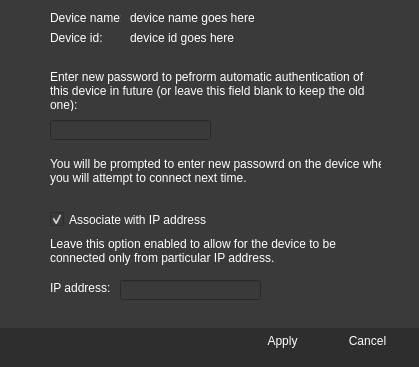
<?xml version="1.0" encoding="UTF-8"?>
<ui version="4.0">
 <class>EditUserDialog</class>
 <widget class="QDialog" name="EditUserDialog">
  <property name="geometry">
   <rect>
    <x>0</x>
    <y>0</y>
    <width>419</width>
    <height>367</height>
   </rect>
  </property>
  <property name="sizePolicy">
   <sizepolicy hsizetype="Fixed" vsizetype="Fixed">
    <horstretch>0</horstretch>
    <verstretch>0</verstretch>
   </sizepolicy>
  </property>
  <property name="minimumSize">
   <size>
    <width>419</width>
    <height>367</height>
   </size>
  </property>
  <property name="maximumSize">
   <size>
    <width>419</width>
    <height>367</height>
   </size>
  </property>
  <property name="windowTitle">
   <string>Edit Device</string>
  </property>
  <property name="styleSheet">
   <string notr="true">background-color: rgb(58,58,58); 
selection-background-color: rgb(67, 67, 67);
color: rgb(255, 255, 255);
</string>
  </property>
  <widget class="QWidget" name="widget" native="true">
   <property name="geometry">
    <rect>
     <x>0</x>
     <y>328</y>
     <width>421</width>
     <height>41</height>
    </rect>
   </property>
   <property name="styleSheet">
    <string>background-color: rgb(46, 46, 46);
border:none;</string>
   </property>
   <widget class="QPushButton" name="closeButton">
    <property name="geometry">
     <rect>
      <x>330</x>
      <y>0</y>
      <width>75</width>
      <height>25</height>
     </rect>
    </property>
    <property name="styleSheet">
     <string>background-image: url(:/Resources/ButtonNormal.png); 
border: none;
color: rgb(255, 255, 255);
font: bold 8pt &quot;MS Shell Dlg 2&quot;;</string>
    </property>
    <property name="text">
     <string>Cancel</string>
    </property>
   </widget>
   <widget class="QPushButton" name="closeButton_2">
    <property name="geometry">
     <rect>
      <x>245</x>
      <y>0</y>
      <width>75</width>
      <height>25</height>
     </rect>
    </property>
    <property name="styleSheet">
     <string>background-image: url(:/Resources/ButtonNormal.png); 
border: none;
color: rgb(255, 255, 255);
font: bold 8pt &quot;MS Shell Dlg 2&quot;;</string>
    </property>
    <property name="text">
     <string>Apply</string>
    </property>
   </widget>
  </widget>
  <widget class="QLabel" name="label">
   <property name="geometry">
    <rect>
     <x>50</x>
     <y>70</y>
     <width>331</width>
     <height>41</height>
    </rect>
   </property>
   <property name="text">
    <string>Enter new password to pefrorm automatic authentication of this device in future (or leave this field blank to keep the old one):</string>
   </property>
   <property name="wordWrap">
    <bool>true</bool>
   </property>
  </widget>
  <widget class="QLineEdit" name="password_">
   <property name="geometry">
    <rect>
     <x>50</x>
     <y>120</y>
     <width>161</width>
     <height>20</height>
    </rect>
   </property>
   <property name="echoMode">
    <enum>QLineEdit::Password</enum>
   </property>
  </widget>
  <widget class="QLabel" name="label_2">
   <property name="geometry">
    <rect>
     <x>50</x>
     <y>150</y>
     <width>331</width>
     <height>41</height>
    </rect>
   </property>
   <property name="text">
    <string>You will be prompted to enter new passowrd on the device when 
you will attempt to connect next time.</string>
   </property>
  </widget>
  <widget class="Line" name="line_4">
   <property name="geometry">
    <rect>
     <x>0</x>
     <y>310</y>
     <width>421</width>
     <height>18</height>
    </rect>
   </property>
   <property name="styleSheet">
    <string>background-image: url(:/Resources/SeparatorBottom.png); 
border: none;</string>
   </property>
   <property name="orientation">
    <enum>Qt::Horizontal</enum>
   </property>
  </widget>
  <widget class="QCheckBox" name="associateWithIp_">
   <property name="geometry">
    <rect>
     <x>50</x>
     <y>210</y>
     <width>171</width>
     <height>19</height>
    </rect>
   </property>
   <property name="styleSheet">
    <string notr="true">
</string>
   </property>
   <property name="text">
    <string>Associate with IP address</string>
   </property>
   <property name="checked">
    <bool>true</bool>
   </property>
  </widget>
  <widget class="QLabel" name="label_3">
   <property name="geometry">
    <rect>
     <x>50</x>
     <y>230</y>
     <width>331</width>
     <height>41</height>
    </rect>
   </property>
   <property name="text">
    <string>Leave this option enabled to allow for the device to be connected only from particular IP address.</string>
   </property>
   <property name="wordWrap">
    <bool>true</bool>
   </property>
  </widget>
  <widget class="QLineEdit" name="ipAddress_">
   <property name="geometry">
    <rect>
     <x>120</x>
     <y>280</y>
     <width>141</width>
     <height>20</height>
    </rect>
   </property>
   <property name="text">
    <string/>
   </property>
   <property name="echoMode">
    <enum>QLineEdit::Normal</enum>
   </property>
  </widget>
  <widget class="QLabel" name="label_8">
   <property name="geometry">
    <rect>
     <x>50</x>
     <y>280</y>
     <width>61</width>
     <height>16</height>
    </rect>
   </property>
   <property name="text">
    <string>IP address:</string>
   </property>
  </widget>
  <widget class="QLabel" name="label_4">
   <property name="geometry">
    <rect>
     <x>50</x>
     <y>10</y>
     <width>71</width>
     <height>16</height>
    </rect>
   </property>
   <property name="text">
    <string>Device name:</string>
   </property>
  </widget>
  <widget class="QLabel" name="deviceName_">
   <property name="geometry">
    <rect>
     <x>130</x>
     <y>10</y>
     <width>231</width>
     <height>16</height>
    </rect>
   </property>
   <property name="text">
    <string>device name goes here</string>
   </property>
  </widget>
  <widget class="QLabel" name="label_5">
   <property name="geometry">
    <rect>
     <x>50</x>
     <y>30</y>
     <width>81</width>
     <height>16</height>
    </rect>
   </property>
   <property name="text">
    <string>Device id:</string>
   </property>
  </widget>
  <widget class="QLabel" name="deviceId_">
   <property name="geometry">
    <rect>
     <x>130</x>
     <y>30</y>
     <width>231</width>
     <height>16</height>
    </rect>
   </property>
   <property name="text">
    <string>device id goes here</string>
   </property>
  </widget>
  <widget class="Line" name="line_3">
   <property name="geometry">
    <rect>
     <x>50</x>
     <y>60</y>
     <width>310</width>
     <height>2</height>
    </rect>
   </property>
   <property name="styleSheet">
    <string>background-image: url(:/Resources/SeparatorMiddle.png); 
border: none;</string>
   </property>
   <property name="orientation">
    <enum>Qt::Horizontal</enum>
   </property>
  </widget>
  <widget class="Line" name="line_5">
   <property name="geometry">
    <rect>
     <x>50</x>
     <y>200</y>
     <width>310</width>
     <height>2</height>
    </rect>
   </property>
   <property name="styleSheet">
    <string>background-image: url(:/Resources/SeparatorMiddle.png); 
border: none;</string>
   </property>
   <property name="orientation">
    <enum>Qt::Horizontal</enum>
   </property>
  </widget>
 </widget>
 <layoutdefault spacing="6" margin="11"/>
 <tabstops>
  <tabstop>password_</tabstop>
  <tabstop>closeButton_2</tabstop>
  <tabstop>closeButton</tabstop>
 </tabstops>
 <resources>
  <include location="../../RemotePC.qrc"/>
 </resources>
 <connections>
  <connection>
   <sender>closeButton</sender>
   <signal>clicked()</signal>
   <receiver>EditUserDialog</receiver>
   <slot>reject()</slot>
   <hints>
    <hint type="sourcelabel">
     <x>380</x>
     <y>166</y>
    </hint>
    <hint type="destinationlabel">
     <x>395</x>
     <y>64</y>
    </hint>
   </hints>
  </connection>
  <connection>
   <sender>closeButton_2</sender>
   <signal>clicked()</signal>
   <receiver>EditUserDialog</receiver>
   <slot>accept()</slot>
   <hints>
    <hint type="sourcelabel">
     <x>297</x>
     <y>178</y>
    </hint>
    <hint type="destinationlabel">
     <x>348</x>
     <y>56</y>
    </hint>
   </hints>
  </connection>
 </connections>
 <slots>
  <slot>Apply()</slot>
 </slots>
</ui>
